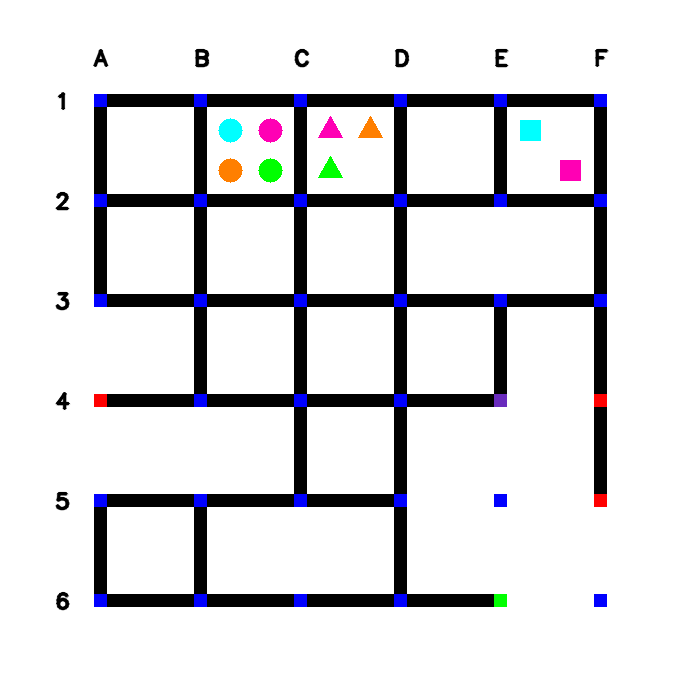
#> input picture Task 4/Task 4A/test_imgs/maze_0.png, 700 x 700 px, found by its file name
$ python task_1a.py
#> lines starting #> are read from the running program, lines starting #| are printed output that depends on the picture
'''
*****************************************************************************************
*
*        		===============================================
*           		Pharma Bot (PB) Theme (eYRC 2022-23)
*        		===============================================
*
*  This script is to implement Task 1A of Pharma Bot (PB) Theme (eYRC 2022-23).
*
*  This software is made available on an "AS IS WHERE IS BASIS".
*  Licensee/end user indemnifies and will keep e-Yantra indemnified from
*  any and all claim(s) that emanate from the use of the Software or
*  breach of the terms of this agreement.
*
*****************************************************************************************
'''

# Team ID:			1067
# Author List:		Joel Jojo Painuthara, Raghavendra Pandurang Jadhav, Pooja M, Dhiren Bhandary
# Filename:			task_1a.py
# Functions:		detect_traffic_signals, detect_horizontal_roads_under_construction, detect_vertical_roads_under_construction,
#					detect_medicine_packages, detect_arena_parameters
# 					[ Comma separated list of functions in this file ]


####################### IMPORT MODULES #######################
## You are not allowed to make any changes in this section. ##
## You have to implement this task with the three available ##
## modules for this task (numpy, opencv)                    ##
##############################################################
import cv2
import numpy as np
##############################################################

################# ADD UTILITY FUNCTIONS HERE #################

def detect_node(maze_image):
	start_node = ""
	end_node = ""
	mono = cv2.cvtColor(maze_image, cv2.COLOR_BGR2GRAY)
	for i in range(0,6):
		for j in range(0,6):
			if mono[100+(j*100)][100+(i*100)] == 78:
				end_node = chr(65+i)+chr(49+j)
			if mono[100+(j*100)][100+(i*100)] == 150:
				start_node = chr(65+i)+chr(49+j)
	return start_node, end_node
##############################################################

def detect_traffic_signals(maze_image):

	"""
	Purpose:
	---
	This function takes the image as an argument and returns a list of
	nodes in which traffic signals are present in the image

	Input Arguments:
	---
	`maze_image` :	[ numpy array ]
			numpy array of image returned by cv2 library
	Returns:
	---
	`traffic_signals` : [ list ]
			list containing nodes in which traffic signals are present

	Example call:
	---
	traffic_signals = detect_traffic_signals(maze_image)
	"""
	traffic_signals = []

	##############	ADD YOUR CODE HERE	##############

	mono = cv2.cvtColor(maze_image, cv2.COLOR_BGR2GRAY)
	for i in range(0,6):
		for j in range(0,6):
			if mono[100+(j*100)][100+(i*100)] == 76:
				traffic_signals.append(chr(65+i)+chr(49+j))

	##################################################

	return traffic_signals


def detect_horizontal_roads_under_construction(maze_image):

	"""
	Purpose:
	---
	This function takes the image as an argument and returns a list
	containing the missing horizontal links

	Input Arguments:
	---
	`maze_image` :	[ numpy array ]
			numpy array of image returned by cv2 library
	Returns:
	---
	`horizontal_roads_under_construction` : [ list ]
			list containing missing horizontal links

	Example call:
	---
	horizontal_roads_under_construction = detect_horizontal_roads_under_construction(maze_image)
	"""
	horizontal_roads_under_construction = []

	##############	ADD YOUR CODE HERE	##############

	mono = cv2.cvtColor(maze_image, cv2.COLOR_BGR2GRAY)
	for i in range(0,5):
		for j in range(0,6):
			if mono[100+(j*100)][150+(i*100)] != 0:
				horizontal_roads_under_construction.append(chr(65+i)+chr(49+j)+'-'+chr(66+i)+chr(49+j))

	##################################################

	return horizontal_roads_under_construction

def detect_vertical_roads_under_construction(maze_image):

	"""
	Purpose:
	---
	This function takes the image as an argument and returns a list
	containing the missing vertical links

	Input Arguments:
	---
	`maze_image` :	[ numpy array ]
			numpy array of image returned by cv2 library
	Returns:
	---
	`vertical_roads_under_construction` : [ list ]
			list containing missing vertical links

	Example call:
	---
	vertical_roads_under_construction = detect_vertical_roads_under_construction(maze_image)
	"""
	vertical_roads_under_construction = []

	##############	ADD YOUR CODE HERE	##############

	mono = cv2.cvtColor(maze_image, cv2.COLOR_BGR2GRAY)
	for i in range(0,6):
		for j in range(0,5):
			if mono[150+(j*100)][100+(i*100)] != 0:
				vertical_roads_under_construction.append(chr(65+i)+chr(49+j)+'-'+chr(65+i)+chr(50+j))

	##################################################

	return vertical_roads_under_construction


def detect_medicine_packages(maze_image):

	"""
	Purpose:
	---
	This function takes the image as an argument and returns a nested list of
	details of the medicine packages placed in different shops

	** Please note that the shop packages should be sorted in the ASCENDING order of shop numbers
	   as well as in the alphabetical order of colors.
	   For example, the list should first have the packages of shop_1 listed.
	   For the shop_1 packages, the packages should be sorted in the alphabetical order of color ie Green, Orange, Pink and Skyblue.

	Input Arguments:
	---
	`maze_image` :	[ numpy array ]
			numpy array of image returned by cv2 library
	Returns:
	---
	`medicine_packages_present` : [ list ]
			nested list containing details of the medicine packages present.
			Each element of this list will contain
			- Shop number as Shop_n
			- Color of the package as a string
			- Shape of the package as a string
			- Centroid co-ordinates of the package
	Example call:
	---
	medicine_packages_present = detect_medicine_packages(maze_image)
	"""
	medicine_packages_present = []

	##############	ADD YOUR CODE HERE	##############

	mono = cv2.cvtColor(maze_image, cv2.COLOR_BGR2GRAY)
	for i in range(1,6):
		for j in range(2):
			for k in range(2):
				med = []
				cen = [30+(100*i)+(40*j),130+(40*k)]
				up = mono[cen[1]-10][cen[0]-10]
				side = mono[cen[1]][cen[0]-10]
				if mono[cen[1]][cen[0]] == 97:
					med.append('Shop_'+str(i))
					med.append('Pink')
				elif mono[cen[1]][cen[0]] == 150:
					med.append('Shop_'+str(i))
					med.append('Green')
				elif mono[cen[1]][cen[0]] == 151:
					med.append('Shop_'+str(i))
					med.append('Orange')
				elif mono[cen[1]][cen[0]] == 179:
					med.append('Shop_'+str(i))
					med.append('Skyblue')

				if up!=255 and side!=255:
					med.append('cube')
					med.append(cen)
					medicine_packages_present.append(med)
				elif up==255 and side!=255 and mono[cen[1]][cen[0]] != 255:
					med.append('cylinder')
					med.append(cen)
					medicine_packages_present.append(med)
				elif mono[cen[1]][cen[0]] != 255:
					med.append('cone')
					cen[1]=cen[1]-1
					med.append(cen)
					medicine_packages_present.append(med)

	medicine_packages_present = sorted(medicine_packages_present,key=lambda item: (item[0], item[1]))

	##################################################

	return medicine_packages_present

def detect_arena_parameters(maze_image):

	"""
	Purpose:
	---
	This function takes the image as an argument and returns a dictionary
	containing the details of the different arena parameters in that image

	The arena parameters are of four categories:
	i) traffic_signals : list of nodes having a traffic signal
	ii) horizontal_roads_under_construction : list of missing horizontal links
	iii) vertical_roads_under_construction : list of missing vertical links
	iv) medicine_packages : list containing details of medicine packages

	These four categories constitute the four keys of the dictionary

	Input Arguments:
	---
	`maze_image` :	[ numpy array ]
			numpy array of image returned by cv2 library
	Returns:
	---
	`arena_parameters` : { dictionary }
			dictionary containing details of the arena parameters

	Example call:
	---
	arena_parameters = detect_arena_parameters(maze_image)
	"""
	arena_parameters = {}

	##############	ADD YOUR CODE HERE	##############

	(start_node,end_node) = detect_node(maze_image)
	arena_parameters['traffic_signals'] = detect_traffic_signals(maze_image)
	arena_parameters['horizontal_roads_under_construction'] = detect_horizontal_roads_under_construction(maze_image)
	arena_parameters['vertical_roads_under_construction'] = detect_vertical_roads_under_construction(maze_image)
	arena_parameters['medicine_packages'] = detect_medicine_packages(maze_image)
	arena_parameters['start_node'] = start_node
	arena_parameters['end_node'] = end_node

	##################################################

	return arena_parameters

######### YOU ARE NOT ALLOWED TO MAKE CHANGES TO THIS FUNCTION #########

if __name__ == "__main__":

    # path directory of images in test_images folder
	img_dir_path = "public_test_images/"

    # path to 'maze_0.png' image file
	file_num = 0
	img_file_path = img_dir_path + 'maze_' + str(file_num) + '.png'

	# read image using opencv
	maze_image = cv2.imread(img_file_path)
#> maze_image is the input picture: shape (700, 700, 3); mean B, G, R 224.6, 222, 222.2

	print('\n============================================')
	print('\nFor maze_' + str(file_num) + '.png')

	# detect and print the arena parameters from the image
	arena_parameters = detect_arena_parameters(maze_image)
#> in detect_node, `mono = cv2.cvtColor(maze_image, cv2.COLOR_BGR2GRAY)`:
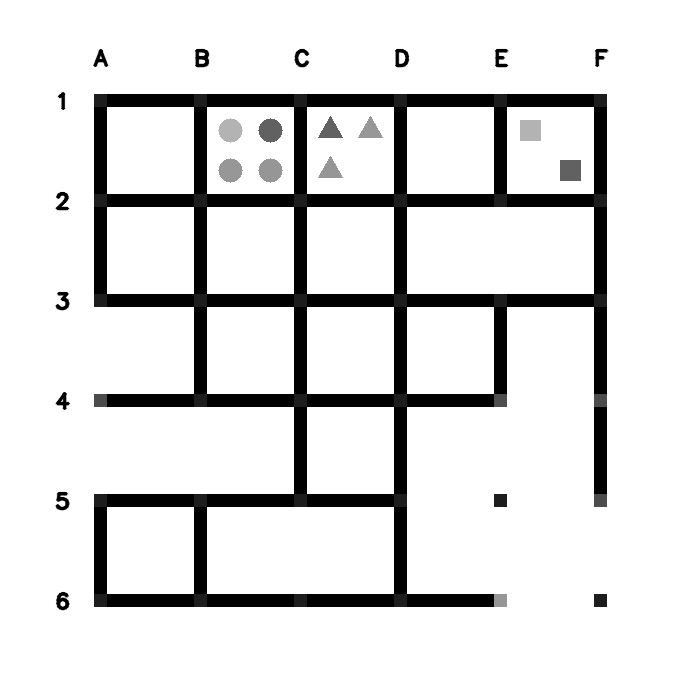
#> mono: shape (700, 700); min 0, max 255, mean 222.4
#> in detect_arena_parameters, `(start_node,end_node) = detect_node(maze_image)`: start_node = 'E6'; end_node = 'E4'
#> after the loop in detect_medicine_packages, `for i in range(1,6):`: medicine_packages_present = 9 items
#> arena_parameters = 6 items

	print("Arena Prameters: " , arena_parameters)
#> (printed output is left out)

	# display the maze image
	cv2.imshow("image", maze_image)
	cv2.waitKey(0)
	cv2.destroyAllWindows()

	choice = input('\nDo you want to run your script on all test images ? => "y" or "n": ')
#> the answer given: test_imgs/maze_0.png

	if choice == 'y':

		for file_num in range(1, 15):

			# path to maze image file
			img_file_path = img_dir_path + 'maze_' + str(file_num) + '.png'

			# read image using opencv
			maze_image = cv2.imread(img_file_path)

			print('\n============================================')
			print('\nFor maze_' + str(file_num) + '.png')

			# detect and print the arena parameters from the image
			arena_parameters = detect_arena_parameters(maze_image)

			print("Arena Parameter: ", arena_parameters)

			# display the test image
			cv2.imshow("image", maze_image)
			cv2.waitKey(2000)
			cv2.destroyAllWindows()

$ run again, with Task 4/Task 4A/test_imgs/maze_1.png copied over Task 4/Task 4A/test_imgs/maze_0.png
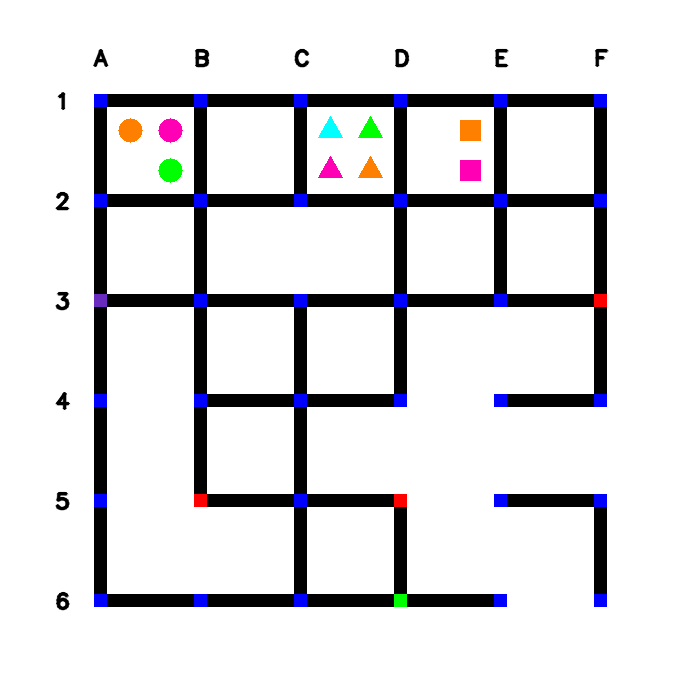
#> input picture Task 4/Task 4A/test_imgs/maze_1.png, 700 x 700 px, found by its file name
#> maze_image is the input picture: shape (700, 700, 3); mean B, G, R 224.4, 221.9, 222.5
#> in detect_node, `mono = cv2.cvtColor(maze_image, cv2.COLOR_BGR2GRAY)`:
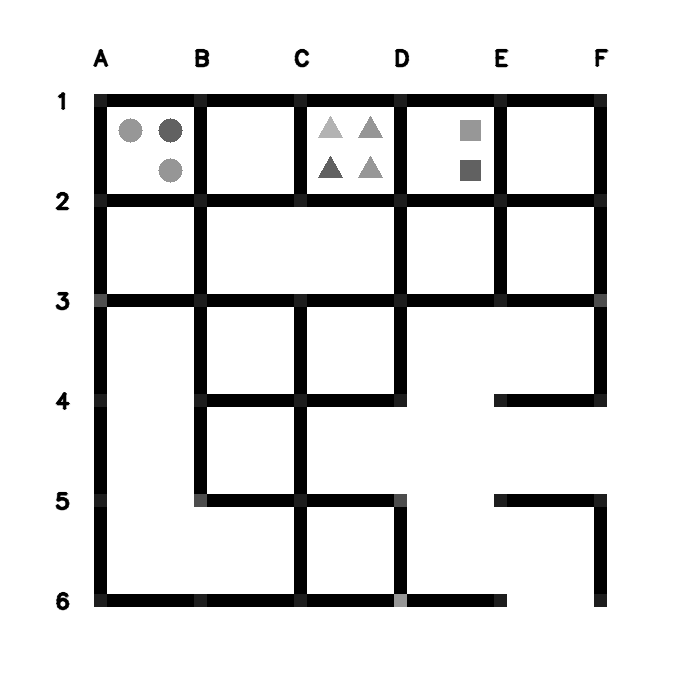
#> mono: shape (700, 700); min 0, max 255, mean 222.4
#> start_node = 'D6'; end_node = 'A3'
#> after the loop in detect_medicine_packages, `for i in range(1,6):`: medicine_packages_present = 9 items
#> arena_parameters = 6 items
#> (printed output is left out)

$ run again, with Task 4/Task 4A/test_imgs/maze_2.png copied over Task 4/Task 4A/test_imgs/maze_0.png
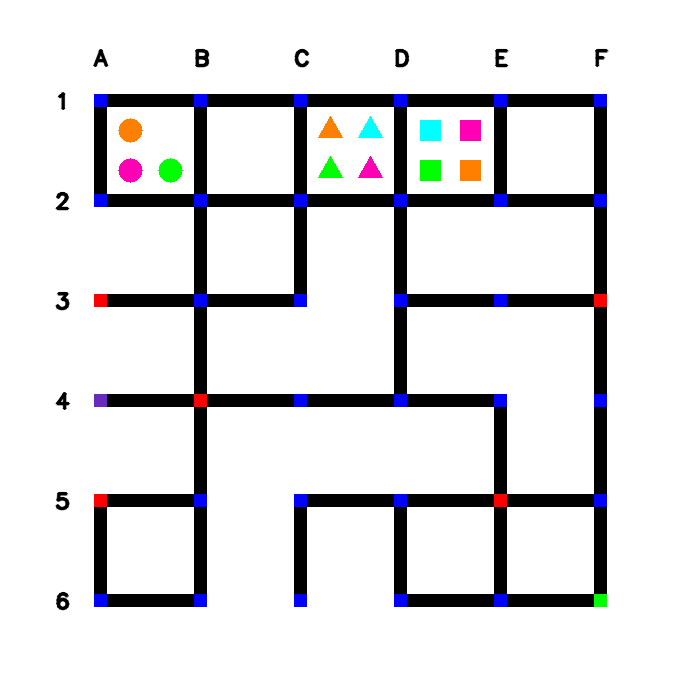
#> input picture Task 4/Task 4A/test_imgs/maze_2.png, 700 x 700 px, found by its file name
#> maze_image is the input picture: shape (700, 700, 3); mean B, G, R 224.6, 222.5, 222.8
#> in detect_node, `mono = cv2.cvtColor(maze_image, cv2.COLOR_BGR2GRAY)`:
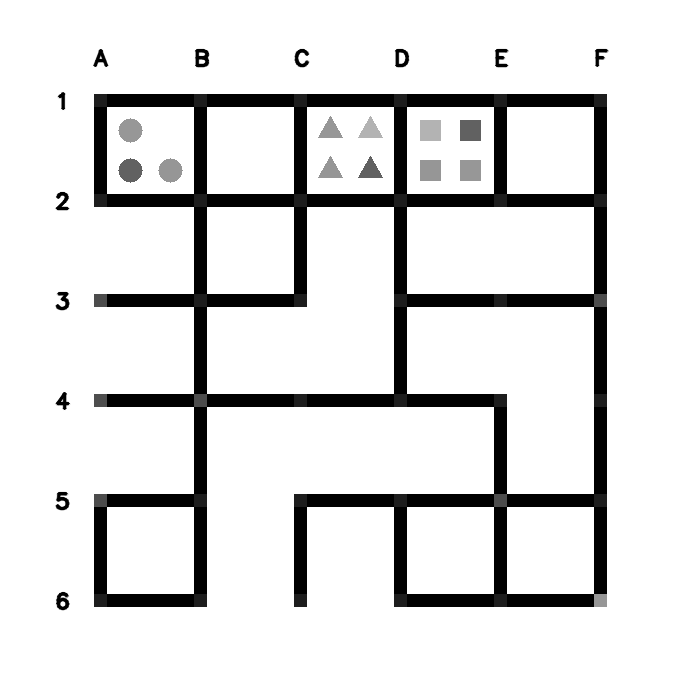
#> mono: shape (700, 700); min 0, max 255, mean 222.8
#> start_node = 'F6'; end_node = 'A4'
#> after the loop in detect_medicine_packages, `for i in range(1,6):`: medicine_packages_present = 11 items
#> arena_parameters = 6 items
#> (printed output is left out)

$ run again, with Task 4/Task 4A/test_imgs/maze_3.png copied over Task 4/Task 4A/test_imgs/maze_0.png
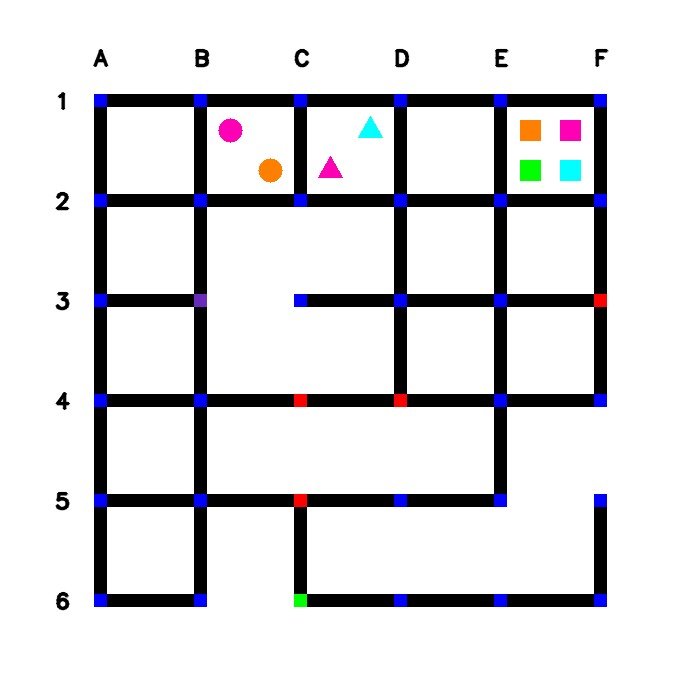
#> input picture Task 4/Task 4A/test_imgs/maze_3.png, 700 x 700 px, found by its file name
#> maze_image is the input picture: shape (700, 700, 3); mean B, G, R 223.4, 220.8, 221.3
#> in detect_node, `mono = cv2.cvtColor(maze_image, cv2.COLOR_BGR2GRAY)`:
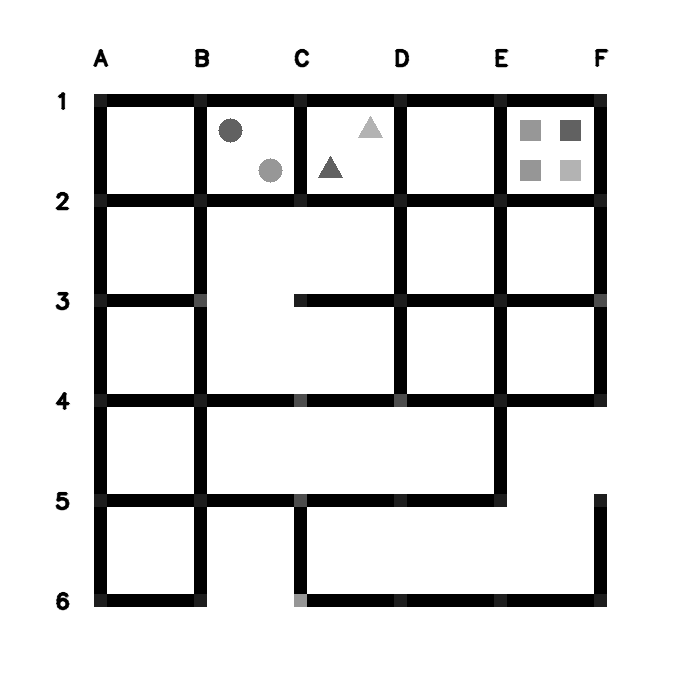
#> mono: shape (700, 700); min 0, max 255, mean 221.3
#> start_node = 'C6'; end_node = 'B3'
#> after the loop in detect_medicine_packages, `for i in range(1,6):`: medicine_packages_present = 8 items
#> arena_parameters = 6 items
#> (printed output is left out)
